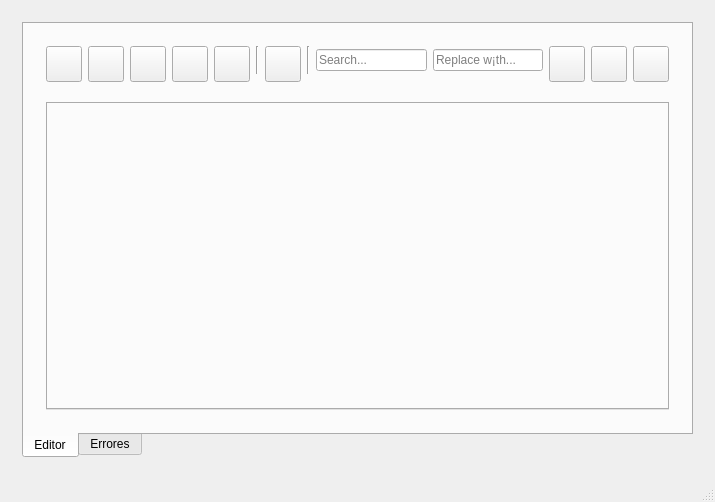
<?xml version="1.0" encoding="UTF-8"?>
<ui version="4.0">
 <class>MainWindow</class>
 <widget class="QMainWindow" name="MainWindow">
  <property name="geometry">
   <rect>
    <x>0</x>
    <y>0</y>
    <width>715</width>
    <height>502</height>
   </rect>
  </property>
  <property name="windowTitle">
   <string>J2H_200915291_Editor</string>
  </property>
  <property name="autoFillBackground">
   <bool>true</bool>
  </property>
  <property name="styleSheet">
   <string notr="true"/>
  </property>
  <widget class="QWidget" name="centralWidget">
   <layout class="QVBoxLayout" name="verticalLayout_4">
    <item>
     <widget class="QWidget" name="widget_3" native="true">
      <layout class="QVBoxLayout" name="verticalLayout_3">
       <item>
        <widget class="QTabWidget" name="tabWidget">
         <property name="toolTip">
          <string/>
         </property>
         <property name="statusTip">
          <string/>
         </property>
         <property name="whatsThis">
          <string/>
         </property>
         <property name="accessibleDescription">
          <string/>
         </property>
         <property name="layoutDirection">
          <enum>Qt::LeftToRight</enum>
         </property>
         <property name="tabPosition">
          <enum>QTabWidget::South</enum>
         </property>
         <property name="currentIndex">
          <number>0</number>
         </property>
         <widget class="QWidget" name="editor">
          <attribute name="title">
           <string>Editor</string>
          </attribute>
          <layout class="QVBoxLayout" name="verticalLayout">
           <item>
            <widget class="QWidget" name="widget" native="true">
             <property name="minimumSize">
              <size>
               <width>0</width>
               <height>50</height>
              </size>
             </property>
             <property name="maximumSize">
              <size>
               <width>16777215</width>
               <height>50</height>
              </size>
             </property>
             <layout class="QHBoxLayout" name="horizontalLayout">
              <item>
               <widget class="QPushButton" name="pBnew">
                <property name="minimumSize">
                 <size>
                  <width>36</width>
                  <height>36</height>
                 </size>
                </property>
                <property name="maximumSize">
                 <size>
                  <width>36</width>
                  <height>36</height>
                 </size>
                </property>
                <property name="toolTip">
                 <string>&lt;html&gt;&lt;head/&gt;&lt;body&gt;&lt;p&gt;New&lt;/p&gt;&lt;/body&gt;&lt;/html&gt;</string>
                </property>
                <property name="text">
                 <string/>
                </property>
                <property name="icon">
                 <iconset>
                  <normaloff>../Imagenes/nuevo.png</normaloff>../Imagenes/nuevo.png</iconset>
                </property>
                <property name="iconSize">
                 <size>
                  <width>36</width>
                  <height>36</height>
                 </size>
                </property>
               </widget>
              </item>
              <item>
               <widget class="QPushButton" name="pBopen">
                <property name="minimumSize">
                 <size>
                  <width>36</width>
                  <height>36</height>
                 </size>
                </property>
                <property name="maximumSize">
                 <size>
                  <width>36</width>
                  <height>36</height>
                 </size>
                </property>
                <property name="toolTip">
                 <string>&lt;html&gt;&lt;head/&gt;&lt;body&gt;&lt;p&gt;Open&lt;/p&gt;&lt;/body&gt;&lt;/html&gt;</string>
                </property>
                <property name="text">
                 <string/>
                </property>
                <property name="icon">
                 <iconset>
                  <normaloff>../Imagenes/abrir.png</normaloff>../Imagenes/abrir.png</iconset>
                </property>
                <property name="iconSize">
                 <size>
                  <width>36</width>
                  <height>36</height>
                 </size>
                </property>
               </widget>
              </item>
              <item>
               <widget class="QPushButton" name="pBsave">
                <property name="minimumSize">
                 <size>
                  <width>36</width>
                  <height>36</height>
                 </size>
                </property>
                <property name="maximumSize">
                 <size>
                  <width>36</width>
                  <height>36</height>
                 </size>
                </property>
                <property name="toolTip">
                 <string>&lt;html&gt;&lt;head/&gt;&lt;body&gt;&lt;p&gt;Save&lt;/p&gt;&lt;/body&gt;&lt;/html&gt;</string>
                </property>
                <property name="text">
                 <string/>
                </property>
                <property name="icon">
                 <iconset>
                  <normaloff>../Imagenes/guardar.png</normaloff>../Imagenes/guardar.png</iconset>
                </property>
                <property name="iconSize">
                 <size>
                  <width>36</width>
                  <height>36</height>
                 </size>
                </property>
               </widget>
              </item>
              <item>
               <widget class="QPushButton" name="pBsaveAs">
                <property name="minimumSize">
                 <size>
                  <width>36</width>
                  <height>36</height>
                 </size>
                </property>
                <property name="maximumSize">
                 <size>
                  <width>36</width>
                  <height>36</height>
                 </size>
                </property>
                <property name="toolTip">
                 <string>&lt;html&gt;&lt;head/&gt;&lt;body&gt;&lt;p&gt;Save As&lt;/p&gt;&lt;/body&gt;&lt;/html&gt;</string>
                </property>
                <property name="text">
                 <string/>
                </property>
                <property name="icon">
                 <iconset>
                  <normaloff>../Imagenes/guardarComo.png</normaloff>../Imagenes/guardarComo.png</iconset>
                </property>
                <property name="iconSize">
                 <size>
                  <width>36</width>
                  <height>36</height>
                 </size>
                </property>
               </widget>
              </item>
              <item>
               <widget class="QPushButton" name="pBclose">
                <property name="minimumSize">
                 <size>
                  <width>36</width>
                  <height>36</height>
                 </size>
                </property>
                <property name="maximumSize">
                 <size>
                  <width>36</width>
                  <height>36</height>
                 </size>
                </property>
                <property name="toolTip">
                 <string>&lt;html&gt;&lt;head/&gt;&lt;body&gt;&lt;p&gt;Close&lt;/p&gt;&lt;/body&gt;&lt;/html&gt;</string>
                </property>
                <property name="text">
                 <string/>
                </property>
                <property name="icon">
                 <iconset>
                  <normaloff>../Imagenes/cerrar.png</normaloff>../Imagenes/cerrar.png</iconset>
                </property>
                <property name="iconSize">
                 <size>
                  <width>36</width>
                  <height>36</height>
                 </size>
                </property>
               </widget>
              </item>
              <item>
               <widget class="Line" name="line">
                <property name="orientation">
                 <enum>Qt::Vertical</enum>
                </property>
               </widget>
              </item>
              <item>
               <widget class="QPushButton" name="pBanalize">
                <property name="minimumSize">
                 <size>
                  <width>36</width>
                  <height>36</height>
                 </size>
                </property>
                <property name="maximumSize">
                 <size>
                  <width>36</width>
                  <height>36</height>
                 </size>
                </property>
                <property name="toolTip">
                 <string>&lt;html&gt;&lt;head/&gt;&lt;body&gt;&lt;p&gt;Run&lt;/p&gt;&lt;/body&gt;&lt;/html&gt;</string>
                </property>
                <property name="text">
                 <string/>
                </property>
                <property name="icon">
                 <iconset>
                  <normaloff>../Imagenes/analizar.png</normaloff>../Imagenes/analizar.png</iconset>
                </property>
                <property name="iconSize">
                 <size>
                  <width>36</width>
                  <height>36</height>
                 </size>
                </property>
               </widget>
              </item>
              <item>
               <widget class="Line" name="line_2">
                <property name="orientation">
                 <enum>Qt::Vertical</enum>
                </property>
               </widget>
              </item>
              <item>
               <widget class="QLineEdit" name="lEsearch">
                <property name="toolTip">
                 <string extracomment="Buscar">&lt;html&gt;&lt;head/&gt;&lt;body&gt;&lt;p&gt;Buscar...&lt;/p&gt;&lt;/body&gt;&lt;/html&gt;</string>
                </property>
                <property name="whatsThis">
                 <string>&lt;html&gt;&lt;head/&gt;&lt;body&gt;&lt;p&gt;&lt;br/&gt;&lt;/p&gt;&lt;/body&gt;&lt;/html&gt;</string>
                </property>
                <property name="text">
                 <string/>
                </property>
                <property name="placeholderText">
                 <string>Search...</string>
                </property>
               </widget>
              </item>
              <item>
               <widget class="QLineEdit" name="lEremplace">
                <property name="text">
                 <string/>
                </property>
                <property name="placeholderText">
                 <string>Replace w¡th...</string>
                </property>
               </widget>
              </item>
              <item>
               <widget class="QPushButton" name="pBsearch">
                <property name="minimumSize">
                 <size>
                  <width>36</width>
                  <height>36</height>
                 </size>
                </property>
                <property name="maximumSize">
                 <size>
                  <width>36</width>
                  <height>36</height>
                 </size>
                </property>
                <property name="toolTip">
                 <string>&lt;html&gt;&lt;head/&gt;&lt;body&gt;&lt;p&gt;Search&lt;/p&gt;&lt;/body&gt;&lt;/html&gt;</string>
                </property>
                <property name="text">
                 <string/>
                </property>
                <property name="icon">
                 <iconset>
                  <normaloff>../Imagenes/buscar.png</normaloff>../Imagenes/buscar.png</iconset>
                </property>
                <property name="iconSize">
                 <size>
                  <width>36</width>
                  <height>36</height>
                 </size>
                </property>
               </widget>
              </item>
              <item>
               <widget class="QPushButton" name="pBreplace">
                <property name="minimumSize">
                 <size>
                  <width>36</width>
                  <height>36</height>
                 </size>
                </property>
                <property name="maximumSize">
                 <size>
                  <width>36</width>
                  <height>36</height>
                 </size>
                </property>
                <property name="toolTip">
                 <string>&lt;html&gt;&lt;head/&gt;&lt;body&gt;&lt;p&gt;Replace&lt;/p&gt;&lt;/body&gt;&lt;/html&gt;</string>
                </property>
                <property name="text">
                 <string/>
                </property>
                <property name="icon">
                 <iconset>
                  <normaloff>../Imagenes/reemplazar.png</normaloff>../Imagenes/reemplazar.png</iconset>
                </property>
                <property name="iconSize">
                 <size>
                  <width>36</width>
                  <height>36</height>
                 </size>
                </property>
               </widget>
              </item>
              <item>
               <widget class="QPushButton" name="pBreplaceAll">
                <property name="minimumSize">
                 <size>
                  <width>36</width>
                  <height>36</height>
                 </size>
                </property>
                <property name="maximumSize">
                 <size>
                  <width>36</width>
                  <height>36</height>
                 </size>
                </property>
                <property name="toolTip">
                 <string>&lt;html&gt;&lt;head/&gt;&lt;body&gt;&lt;p&gt;Replace all&lt;/p&gt;&lt;/body&gt;&lt;/html&gt;</string>
                </property>
                <property name="text">
                 <string/>
                </property>
                <property name="icon">
                 <iconset>
                  <normaloff>../Imagenes/reemplazarTodo.png</normaloff>../Imagenes/reemplazarTodo.png</iconset>
                </property>
                <property name="iconSize">
                 <size>
                  <width>36</width>
                  <height>36</height>
                 </size>
                </property>
               </widget>
              </item>
             </layout>
            </widget>
           </item>
           <item>
            <widget class="QWidget" name="widget_2" native="true">
             <layout class="QVBoxLayout" name="verticalLayout_2">
              <item>
               <widget class="QTabWidget" name="tWfiles">
                <property name="acceptDrops">
                 <bool>false</bool>
                </property>
                <property name="autoFillBackground">
                 <bool>true</bool>
                </property>
                <property name="currentIndex">
                 <number>-1</number>
                </property>
               </widget>
              </item>
             </layout>
            </widget>
           </item>
          </layout>
         </widget>
         <widget class="QWidget" name="errores">
          <attribute name="title">
           <string>Errores</string>
          </attribute>
         </widget>
        </widget>
       </item>
      </layout>
     </widget>
    </item>
   </layout>
  </widget>
  <widget class="QStatusBar" name="statusBar"/>
 </widget>
 <layoutdefault spacing="6" margin="11"/>
 <resources/>
 <connections/>
</ui>
